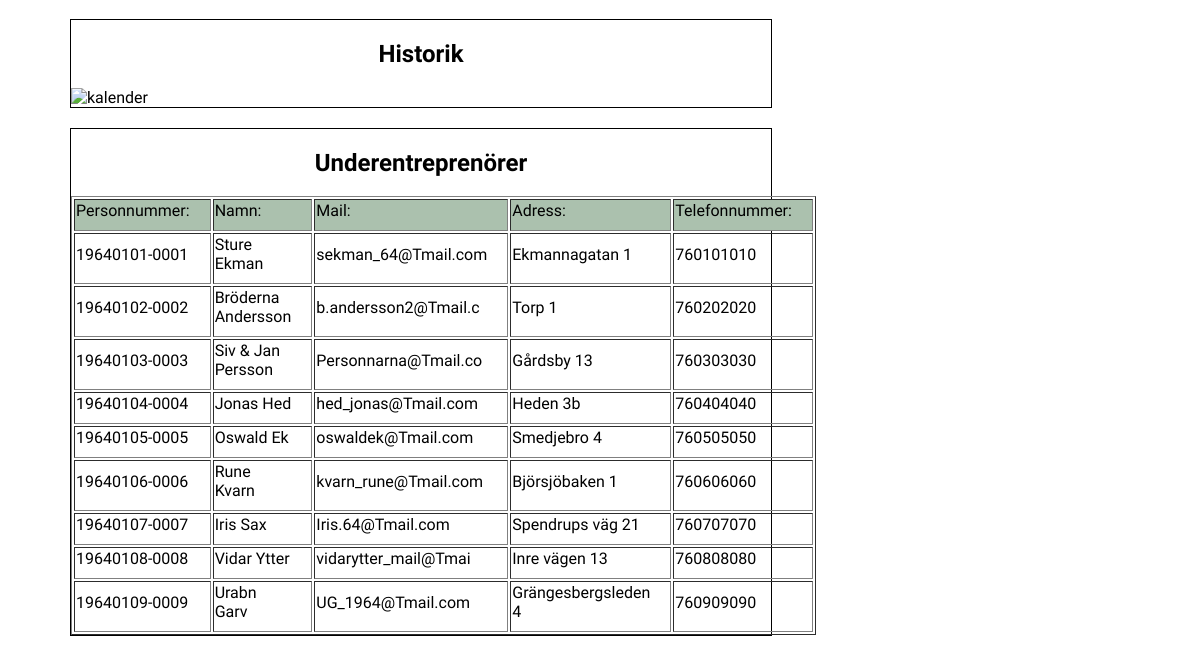
Before: /arenachef.php (lower part) with the older database file.
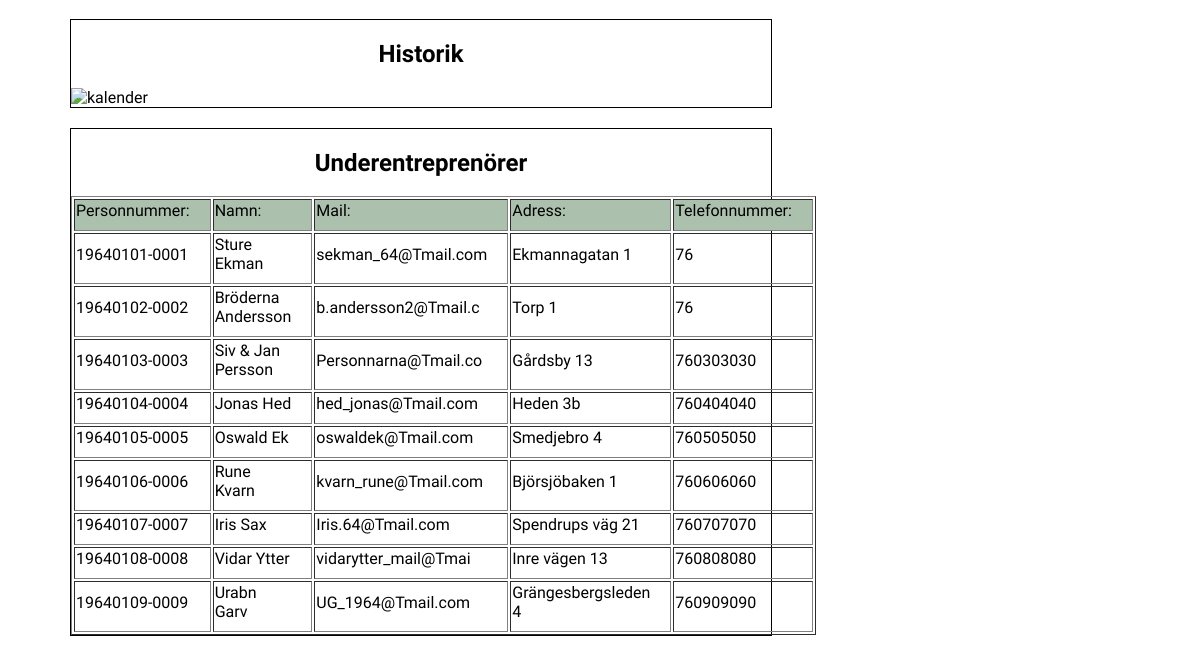
After: the same page with the newer database file.
### tables this page shows
CREATE TABLE anv(  
    
    aPnr CHAR(13),
    aPassw VARCHAR(20),
    aUsern VARCHAR(20),
    aNamn VARCHAR(20),
    aMail VARCHAR(20),
    aAdress VARCHAR(30),
    aTel INT(10),
    aTyp INT(1),  
    
    PRIMARY KEY (aPnr)
    
);

### functions.php (the view, shortened to what this page needs)
<?php
$servername = "wwwlab.iit.his.se";
$username = "sqllab";
$password = "Tomten2009";
try {
    $conn = new PDO("mysql:host=$servername;dbname=KapishAB", $username, $password);
    $conn->setAttribute(PDO::ATTR_ERRMODE, PDO::ERRMODE_EXCEPTION);
function AU_view_UE(){
		global $conn;
		echo "<table border='1'>";
			echo "<tr>";
				echo "<td style='background-color:#ABC1AE;'> Personnummer: </td>";
				echo "<td style='background-color:#ABC1AE;'> Namn: </td>";
				echo "<td style='background-color:#ABC1AE;'> Mail: </td>";
				echo "<td style='background-color:#ABC1AE;'> Adress: </td>";
				echo "<td style='background-color:#ABC1AE;'> Telefonnummer: </td>";
			echo "</tr>";
			foreach($conn->query( "SELECT * FROM anv where aTyp='1';" ) as $row){
				echo "<tr>";
				echo "<td>".$row['aPnr']."</td>";
				echo "<td>".$row['aNamn']."</td>";
				echo "<td>".$row['aMail']."</td>";
				echo "<td>".$row['aAdress']."</td>";
				echo "<td>".$row['aTel']."</td>";
				echo "</tr>";
			}
		echo "</table>";
}
}
catch(PDOException $e){
    echo "Connection failed: " . $e->getMessage();
}
?>

Changed rows visible on the page:
changed anv "Sture Ekman": aTel "760101010" → "76"
changed anv "Bröderna Andersson": aTel "760202020" → "76"
